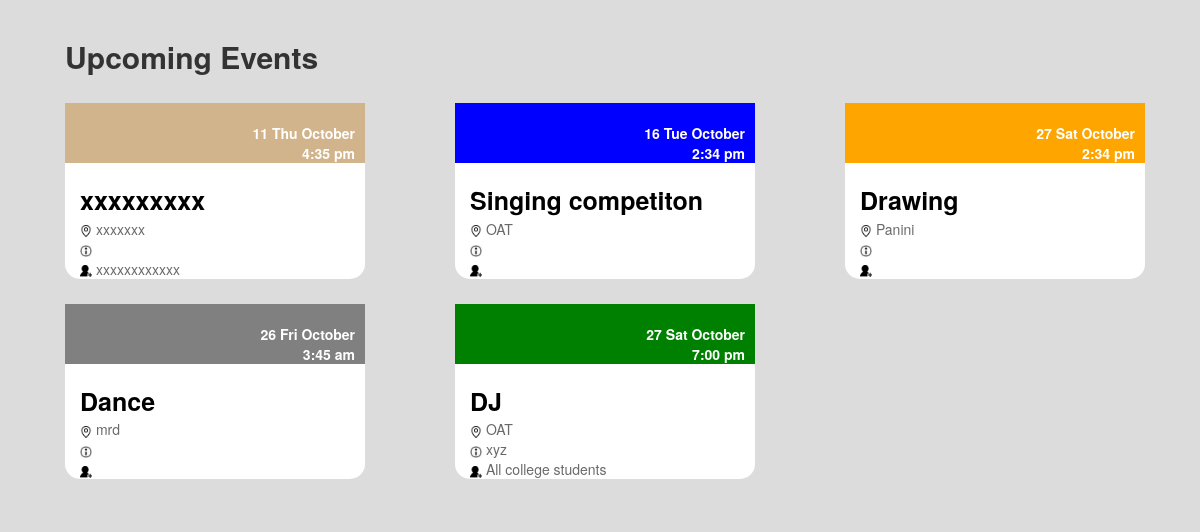
Before: /events/php/notify.php with the older database file.
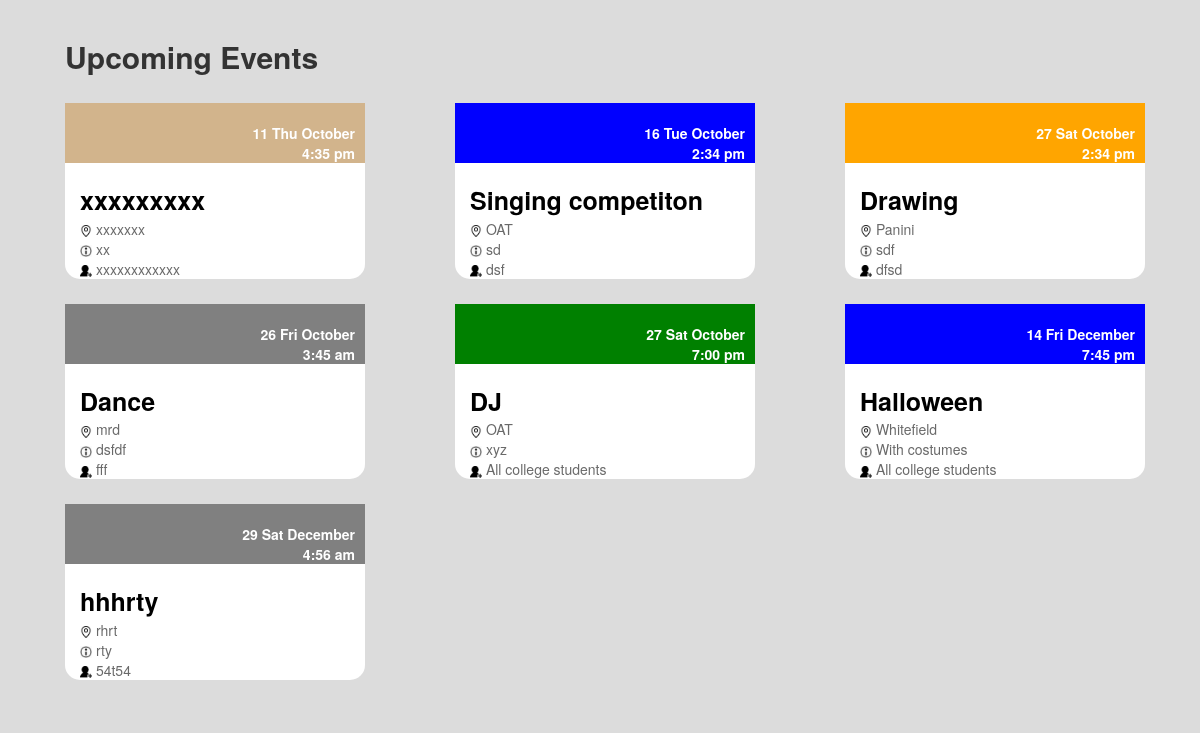
After: the same page with the newer database file.
### tables this page shows
CREATE TABLE `create_event` (
  `event_id` int(11) NOT NULL,
  `club_id` varchar(20) NOT NULL,
  `date` date NOT NULL,
  `time` time NOT NULL,
  `end_time` time NOT NULL,
  `event_name` varchar(20) NOT NULL,
  `place` varchar(100) NOT NULL,
  `more_info` text NOT NULL,
  `invite` text NOT NULL
);

### events/php/notify.php (the view, shortened to what this page needs)
<!DOCTYPE html>
<html lang="en">
<head>
<h1 style="font-size:30px"><b>Upcoming Events</b></h1>
  <link rel="stylesheet" href="https://maxcdn.bootstrapcdn.com/bootstrap/3.3.7/css/bootstrap.min.css">
</head>
<body style="background-color:gainsboro">
<?php
$servername = "localhost";
$username1 = "root";
$password1 = "";
$dbname = "portal";
$link = mysqli_connect($servername, $username1, $password1, $dbname);
$a="SELECT * from create_event";
$result=mysqli_query($link,$a);
	echo'<div class="container-fluid">';
	echo'<div class="row">';
	if (mysqli_num_rows($result) > 0) {
    while($row = mysqli_fetch_assoc($result)) {
		echo'<div class="col-lg-3 " id="rcorners3" >';
		echo'<div class="bg-primary text-right nested_div">';
		echo'<span class="position_text">';
		echo"<br>";
		$newDate = date("d D F", strtotime($row["date"]));
		echo $newDate;
		echo"</span>";
		echo'<span class="position_text">';
		echo"<br>";
		echo date("g:i a", strtotime($row["time"]));				echo'</span>';
		echo'</div>';
		echo"<br>";
		echo'<span class="bold_text">';
		echo $row["event_name"];
		echo'</span>';
		echo"<br>";
		echo' <img src="../images/location_icon.png" alt="Fjords" height="12" width="12">';
		echo $row["place"];
		echo"<br>";
		echo' <img src="../images/more_info.png" alt="Fjords" height="12" width="12">';
		echo $row["more_info"];
		echo"<br>";
		echo' <img src="../images/invite.png" alt="Fjords" height="12" width="12">';
		echo $row["invite"];
		echo"<br>";
		echo"</div>";
    }
	echo'</div>';
}
echo"</div>"
?>
</body>
</html>

### events/php/notify.php (style rules this page uses)
[class*="col-"] { margin-bottom: 25px; margin-right: 25px; margin-left: 65px; background-color:white; }
.container-fluid { padding: 0px 0px; }
h1 { padding: 20px 65px; font-size:60px; }
.nested_div { margin-right: -15px; margin-left: -15px; }
.position_text { margin-right: 10px; }
.bold_text { font-weight:bold; font-size:25px; color:black; }
div { color:dimgray; }
#rcorners3 { border-radius: 15px; }

Changed rows visible on the page:
changed create_event "xxxxxxxxx": more_info (not shown) → "xx"
changed create_event "Singing competiton": more_info (not shown) → "sd"; invite (not shown) → "dsf"
changed create_event "Drawing": more_info (not shown) → "sdf"; invite (not shown) → "dfsd"
changed create_event "Dance": more_info (not shown) → "dsfdf"; invite (not shown) → "fff"
added create_event: date "14 Fri December", time "7:45 pm", event_name "Halloween", place "Whitefield", more_info "With costumes", invite "All college students"
added create_event: date "29 Sat December", time "4:56 am", event_name "hhhrty", place "rhrt", more_info "rty", invite "54t54"
